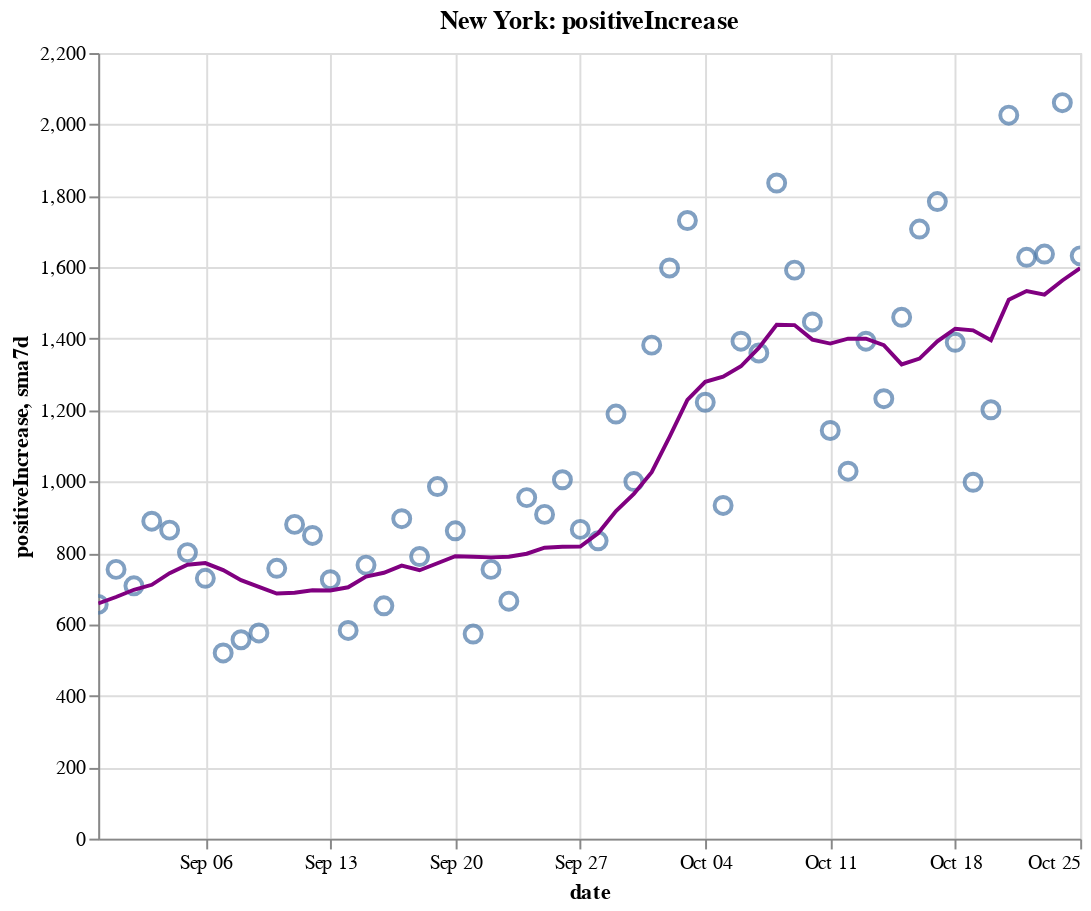

Here is the notebook cell this chart was saved with:
### Code cell
create_plot(ny, 'positiveIncrease')

### Figure 1 — Vega-Lite specification as saved in the notebook (floating-point values rounded to 4 significant figures)
{"config": {"view": {"continuousWidth": 400, "continuousHeight": 300}}, "layer": [{"layer": [{"mark": {"type": "point", "size": 75}, "encoding": {"tooltip": [{"type": "temporal", "field": "date"}, {"type": "quantitative", "field": "positiveIncrease"}, {"type": "quantitative", "field": "sma7d"}], "x": {"type": "temporal", "field": "date"}, "y": {"type": "quantitative", "field": "positiveIncrease"}}, "selection": {"selector008": {"type": "interval", "bind": "scales", "encodings": ["x", "y"]}}}, {"mark": {"type": "line", "color": "purple"}, "encoding": {"x": {"type": "temporal", "field": "date"}, "y": {"type": "quantitative", "field": "sma7d"}}}]}, {"mark": {"type": "rule", "color": "#aaa"}, "encoding": {"x": {"type": "temporal", "field": "date"}}, "transform": [{"filter": {"selection": "selector007"}}]}, {"mark": "circle", "encoding": {"opacity": {"condition": {"value": 1, "selection": "selector007"}, "value": 0}, "tooltip": [{"type": "temporal", "field": "date"}, {"type": "quantitative", "field": "positiveIncrease"}, {"type": "quantitative", "field": "sma7d"}], "x": {"type": "temporal", "field": "date"}, "y": {"type": "quantitative", "field": "positiveIncrease"}}, "selection": {"selector007": {"type": "single", "encodings": ["x"], "on": "mouseover", "nearest": true, "empty": "none"}}}, {"mark": {"type": "text", "align": "left", "dx": 5, "dy": -5, "stroke": "white", "strokeWidth": 2}, "encoding": {"text": {"type": "quantitative", "field": "positiveIncrease"}, "tooltip": [{"type": "temporal", "field": "date"}, {"type": "quantitative", "field": "positiveIncrease"}, {"type": "quantitative", "field": "sma7d"}], "x": {"type": "temporal", "field": "date"}, "y": {"type": "quantitative", "field": "positiveIncrease"}}, "transform": [{"filter": {"selection": "selector007"}}]}, {"mark": {"type": "text", "align": "left", "dx": 5, "dy": -5}, "encoding": {"text": {"type": "quantitative", "field": "positiveIncrease"}, "tooltip": [{"type": "temporal", "field": "date"}, {"type": "quantitative", "field": "positiveIncrease"}, {"type": "quantitative", "field": "sma7d"}], "x": {"type": "temporal", "field": "date"}, "y": {"type": "quantitative", "field": "positiveIncrease"}}, "transform": [{"filter": {"selection": "selector007"}}]}], "data": {"name": "data-73bb68add133b2aa6a822e9ab62a6d95"}, "height": 400, "title": "New York: positiveIncrease", "width": 500, "$schema": "https://vega.github.io/schema/vega-lite/v4.8.1.json", "datasets": {"data-73bb68add133b2aa6a822e9ab62a6d95": [{"date": "2020-08-31T00:00:00", "totalTestResultsIncrease": 66240.0, "positiveIncrease": 656.0, "death": 25330.0, "deathIncrease": 1.0, "positiveRate": 0.01, "state": "New York", "sma7d": 658.7}, {"date": "2020-09-01T00:00:00", "totalTestResultsIncrease": 77000.0, "positiveIncrease": 754.0, "death": 25330.0, "deathIncrease": 3.0, "positiveRate": 0.01, "state": "New York", "sma7d": 676.6}, {"date": "2020-09-02T00:00:00", "totalTestResultsIncrease": 88450.0, "positiveIncrease": 708.0, "death": 25340.0, "deathIncrease": 5.0, "positiveRate": 0.008, "state": "New York", "sma7d": 696.9}, {"date": "2020-09-03T00:00:00", "totalTestResultsIncrease": 88980.0, "positiveIncrease": 889.0, "death": 25340.0, "deathIncrease": 7.0, "positiveRate": 0.01, "state": "New York", "sma7d": 710.9}, {"date": "2020-09-04T00:00:00", "totalTestResultsIncrease": 93400.0, "positiveIncrease": 864.0, "death": 25350.0, "deathIncrease": 5.0, "positiveRate": 0.009, "state": "New York", "sma7d": 743.4}, {"date": "2020-09-05T00:00:00", "totalTestResultsIncrease": 99760.0, "positiveIncrease": 801.0, "death": 25350.0, "deathIncrease": 2.0, "positiveRate": 0.008, "state": "New York", "sma7d": 767.1}, {"date": "2020-09-06T00:00:00", "totalTestResultsIncrease": 85630.0, "positiveIncrease": 729.0, "death": 25360.0, "deathIncrease": 9.0, "positiveRate": 0.009, "state": "New York", "sma7d": 771.6}, {"date": "2020-09-07T00:00:00", "totalTestResultsIncrease": 58860.0, "positiveIncrease": 520.0, "death": 25360.0, "deathIncrease": 2.0, "positiveRate": 0.009, "state": "New York", "sma7d": 752.1}, {"date": "2020-09-08T00:00:00", "totalTestResultsIncrease": 57830.0, "positiveIncrease": 557.0, "death": 25370.0, "deathIncrease": 6.0, "positiveRate": 0.01, "state": "New York", "sma7d": 724.0}, {"date": "2020-09-09T00:00:00", "totalTestResultsIncrease": 63230.0, "positiveIncrease": 576.0, "death": 25370.0, "deathIncrease": 3.0, "positiveRate": 0.009, "state": "New York", "sma7d": 705.1}, {"date": "2020-09-10T00:00:00", "totalTestResultsIncrease": 76810.0, "positiveIncrease": 757.0, "death": 25380.0, "deathIncrease": 7.0, "positiveRate": 0.01, "state": "New York", "sma7d": 686.3}, {"date": "2020-09-11T00:00:00", "totalTestResultsIncrease": 89720.0, "positiveIncrease": 880.0, "death": 25380.0, "deathIncrease": 5.0, "positiveRate": 0.01, "state": "New York", "sma7d": 688.6}, {"date": "2020-09-12T00:00:00", "totalTestResultsIncrease": 102900.0, "positiveIncrease": 849.0, "death": 25380.0, "deathIncrease": 2.0, "positiveRate": 0.008, "state": "New York", "sma7d": 695.4}, {"date": "2020-09-13T00:00:00", "totalTestResultsIncrease": 72670.0, "positiveIncrease": 725.0, "death": 25390.0, "deathIncrease": 6.0, "positiveRate": 0.01, "state": "New York", "sma7d": 694.9}, {"date": "2020-09-14T00:00:00", "totalTestResultsIncrease": 63360.0, "positiveIncrease": 583.0, "death": 25390.0, "deathIncrease": 4.0, "positiveRate": 0.009, "state": "New York", "sma7d": 703.9}, {"date": "2020-09-15T00:00:00", "totalTestResultsIncrease": 73680.0, "positiveIncrease": 766.0, "death": 25400.0, "deathIncrease": 11.0, "positiveRate": 0.01, "state": "New York", "sma7d": 733.7}, {"date": "2020-09-16T00:00:00", "totalTestResultsIncrease": 75090.0, "positiveIncrease": 652.0, "death": 25410.0, "deathIncrease": 5.0, "positiveRate": 0.009, "state": "New York", "sma7d": 744.6}, {"date": "2020-09-17T00:00:00", "totalTestResultsIncrease": 91500.0, "positiveIncrease": 896.0, "death": 25410.0, "deathIncrease": 3.0, "positiveRate": 0.01, "state": "New York", "sma7d": 764.4}, {"date": "2020-09-18T00:00:00", "totalTestResultsIncrease": 89730.0, "positiveIncrease": 790.0, "death": 25420.0, "deathIncrease": 10.0, "positiveRate": 0.009, "state": "New York", "sma7d": 751.6}, {"date": "2020-09-19T00:00:00", "totalTestResultsIncrease": 110400.0, "positiveIncrease": 986.0, "death": 25420.0, "deathIncrease": 2.0, "positiveRate": 0.009, "state": "New York", "sma7d": 771.1}, {"date": "2020-09-20T00:00:00", "totalTestResultsIncrease": 100400.0, "positiveIncrease": 862.0, "death": 25430.0, "deathIncrease": 2.0, "positiveRate": 0.009, "state": "New York", "sma7d": 790.7}, {"date": "2020-09-21T00:00:00", "totalTestResultsIncrease": 58320.0, "positiveIncrease": 573.0, "death": 25430.0, "deathIncrease": 1.0, "positiveRate": 0.01, "state": "New York", "sma7d": 789.3}, {"date": "2020-09-22T00:00:00", "totalTestResultsIncrease": 84000.0, "positiveIncrease": 754.0, "death": 25430.0, "deathIncrease": 4.0, "positiveRate": 0.009, "state": "New York", "sma7d": 787.6}, {"date": "2020-09-23T00:00:00", "totalTestResultsIncrease": 70930.0, "positiveIncrease": 665.0, "death": 25440.0, "deathIncrease": 5.0, "positiveRate": 0.009, "state": "New York", "sma7d": 789.4}, {"date": "2020-09-24T00:00:00", "totalTestResultsIncrease": 92950.0, "positiveIncrease": 955.0, "death": 25440.0, "deathIncrease": 2.0, "positiveRate": 0.01, "state": "New York", "sma7d": 797.9}, {"date": "2020-09-25T00:00:00", "totalTestResultsIncrease": 94820.0, "positiveIncrease": 908.0, "death": 25450.0, "deathIncrease": 7.0, "positiveRate": 0.01, "state": "New York", "sma7d": 814.7}, {"date": "2020-09-26T00:00:00", "totalTestResultsIncrease": 99950.0, "positiveIncrease": 1005.0, "death": 25450.0, "deathIncrease": 4.0, "positiveRate": 0.01, "state": "New York", "sma7d": 817.4}, {"date": "2020-09-27T00:00:00", "totalTestResultsIncrease": 84770.0, "positiveIncrease": 866.0, "death": 25460.0, "deathIncrease": 6.0, "positiveRate": 0.01, "state": "New York", "sma7d": 818.0}, {"date": "2020-09-28T00:00:00", "totalTestResultsIncrease": 52940.0, "positiveIncrease": 834.0, "death": 25470.0, "deathIncrease": 12.0, "positiveRate": 0.016, "state": "New York", "sma7d": 855.3}, {"date": "2020-09-29T00:00:00", "totalTestResultsIncrease": 88230.0, "positiveIncrease": 1189.0, "death": 25470.0, "deathIncrease": 2.0, "positiveRate": 0.013, "state": "New York", "sma7d": 917.4}, {"date": "2020-09-30T00:00:00", "totalTestResultsIncrease": 97960.0, "positiveIncrease": 1000.0, "death": 25480.0, "deathIncrease": 9.0, "positiveRate": 0.01, "state": "New York", "sma7d": 965.3}, {"date": "2020-10-01T00:00:00", "totalTestResultsIncrease": 109200.0, "positiveIncrease": 1382.0, "death": 25490.0, "deathIncrease": 11.0, "positiveRate": 0.013, "state": "New York", "sma7d": 1026.0}, {"date": "2020-10-02T00:00:00", "totalTestResultsIncrease": 119500.0, "positiveIncrease": 1598.0, "death": 25500.0, "deathIncrease": 7.0, "positiveRate": 0.013, "state": "New York", "sma7d": 1125.0}, {"date": "2020-10-03T00:00:00", "totalTestResultsIncrease": 134300.0, "positiveIncrease": 1731.0, "death": 25500.0, "deathIncrease": 8.0, "positiveRate": 0.013, "state": "New York", "sma7d": 1229.0}, {"date": "2020-10-04T00:00:00", "totalTestResultsIncrease": 110300.0, "positiveIncrease": 1222.0, "death": 25520.0, "deathIncrease": 14.0, "positiveRate": 0.011, "state": "New York", "sma7d": 1279.0}, {"date": "2020-10-05T00:00:00", "totalTestResultsIncrease": 76400.0, "positiveIncrease": 933.0, "death": 25530.0, "deathIncrease": 8.0, "positiveRate": 0.012, "state": "New York", "sma7d": 1294.0}, {"date": "2020-10-06T00:00:00", "totalTestResultsIncrease": 96360.0, "positiveIncrease": 1393.0, "death": 25540.0, "deathIncrease": 9.0, "positiveRate": 0.014, "state": "New York", "sma7d": 1323.0}, {"date": "2020-10-07T00:00:00", "totalTestResultsIncrease": 108200.0, "positiveIncrease": 1360.0, "death": 25540.0, "deathIncrease": 9.0, "positiveRate": 0.013, "state": "New York", "sma7d": 1374.0}, {"date": "2020-10-08T00:00:00", "totalTestResultsIncrease": 145800.0, "positiveIncrease": 1836.0, "death": 25560.0, "deathIncrease": 10.0, "positiveRate": 0.013, "state": "New York", "sma7d": 1439.0}, {"date": "2020-10-09T00:00:00", "totalTestResultsIncrease": 139300.0, "positiveIncrease": 1592.0, "death": 25560.0, "deathIncrease": 6.0, "positiveRate": 0.011, "state": "New York", "sma7d": 1438.0}, {"date": "2020-10-10T00:00:00", "totalTestResultsIncrease": 134600.0, "positiveIncrease": 1447.0, "death": 25570.0, "deathIncrease": 8.0, "positiveRate": 0.011, "state": "New York", "sma7d": 1398.0}, {"date": "2020-10-11T00:00:00", "totalTestResultsIncrease": 118300.0, "positiveIncrease": 1143.0, "death": 25570.0, "deathIncrease": 5.0, "positiveRate": 0.01, "state": "New York", "sma7d": 1386.0}, {"date": "2020-10-12T00:00:00", "totalTestResultsIncrease": 91790.0, "positiveIncrease": 1029.0, "death": 25590.0, "deathIncrease": 13.0, "positiveRate": 0.011, "state": "New York", "sma7d": 1400.0}, {"date": "2020-10-13T00:00:00", "totalTestResultsIncrease": 99070.0, "positiveIncrease": 1393.0, "death": 25600.0, "deathIncrease": 11.0, "positiveRate": 0.014, "state": "New York", "sma7d": 1400.0}, {"date": "2020-10-14T00:00:00", "totalTestResultsIncrease": 111700.0, "positiveIncrease": 1232.0, "death": 25600.0, "deathIncrease": 7.0, "positiveRate": 0.011, "state": "New York", "sma7d": 1382.0}, {"date": "2020-10-15T00:00:00", "totalTestResultsIncrease": 133200.0, "positiveIncrease": 1460.0, "death": 25620.0, "deathIncrease": 13.0, "positiveRate": 0.011, "state": "New York", "sma7d": 1328.0}, {"date": "2020-10-16T00:00:00", "totalTestResultsIncrease": 136000.0, "positiveIncrease": 1707.0, "death": 25630.0, "deathIncrease": 10.0, "positiveRate": 0.013, "state": "New York", "sma7d": 1344.0}, {"date": "2020-10-17T00:00:00", "totalTestResultsIncrease": 160000.0, "positiveIncrease": 1784.0, "death": 25640.0, "deathIncrease": 9.0, "positiveRate": 0.011, "state": "New York", "sma7d": 1393.0}, {"date": "2020-10-18T00:00:00", "totalTestResultsIncrease": 128800.0, "positiveIncrease": 1390.0, "death": 25640.0, "deathIncrease": 7.0, "positiveRate": 0.011, "state": "New York", "sma7d": 1428.0}, {"date": "2020-10-19T00:00:00", "totalTestResultsIncrease": 82010.0, "positiveIncrease": 998.0, "death": 25660.0, "deathIncrease": 15.0, "positiveRate": 0.012, "state": "New York", "sma7d": 1423.0}, {"date": "2020-10-20T00:00:00", "totalTestResultsIncrease": 90540.0, "positiveIncrease": 1201.0, "death": 25670.0, "deathIncrease": 13.0, "positiveRate": 0.013, "state": "New York", "sma7d": 1396.0}, {"date": "2020-10-21T00:00:00", "totalTestResultsIncrease": 124800.0, "positiveIncrease": 2026.0, "death": 25680.0, "deathIncrease": 7.0, "positiveRate": 0.016, "state": "New York", "sma7d": 1509.0}, {"date": "2020-10-22T00:00:00", "totalTestResultsIncrease": 135300.0, "positiveIncrease": 1628.0, "death": 25690.0, "deathIncrease": 15.0, "positiveRate": 0.012, "state": "New York", "sma7d": 1533.0}, {"date": "2020-10-23T00:00:00", "totalTestResultsIncrease": 141500.0, "positiveIncrease": 1637.0, "death": 25700.0, "deathIncrease": 11.0, "positiveRate": 0.012, "state": "New York", "sma7d": 1523.0}, {"date": "2020-10-24T00:00:00", "totalTestResultsIncrease": 156900.0, "positiveIncrease": 2061.0, "death": 25720.0, "deathIncrease": 13.0, "positiveRate": 0.013, "state": "New York", "sma7d": 1563.0}, {"date": "2020-10-25T00:00:00", "totalTestResultsIncrease": 120800.0, "positiveIncrease": 1632.0, "death": 25730.0, "deathIncrease": 12.0, "positiveRate": 0.014, "state": "New York", "sma7d": 1598.0}]}}
